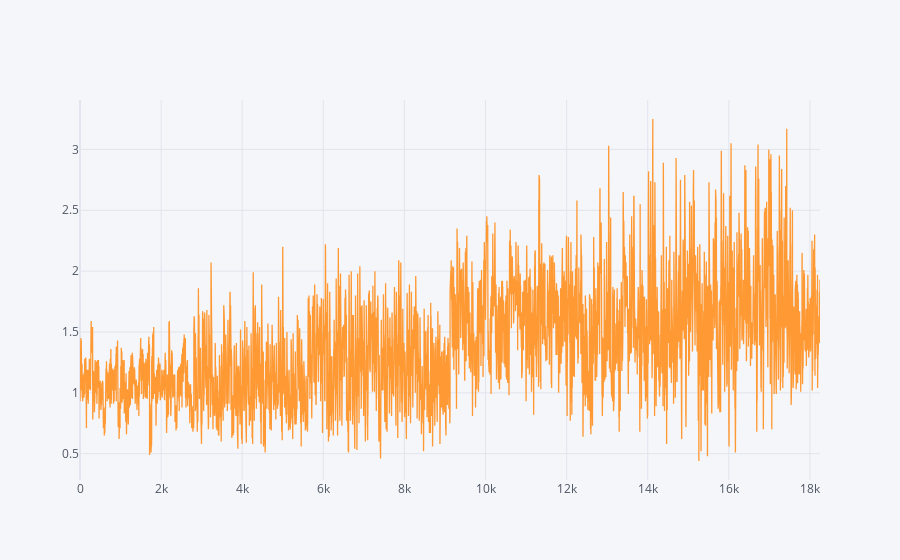

Write notebook code for a chart like this one.
### Markdown cell above
## Exploratry Data Analysis(EDA)

### Code cell
#Checking the distribution of target variable
df_ava['AveragePrice'].iplot()

### Figure 1 — Plotly figure (JSON) as saved in the notebook; plotly's stock layout.template omitted (floating-point values rounded to 4 significant figures; data arrays with more than 128 entries replaced by an {"elided": "..."} marker saying what was removed)
{"data": [{"line": {"color": "rgba(255, 153, 51, 1.0)", "dash": "solid", "shape": "linear", "width": 1.3}, "mode": "lines", "name": "AveragePrice", "text": "", "type": "scatter", "x": {"elided": "18249 int values"}, "y": {"elided": "18249 float values"}}], "layout": {"legend": {"bgcolor": "#F5F6F9", "font": {"color": "#4D5663"}}, "paper_bgcolor": "#F5F6F9", "plot_bgcolor": "#F5F6F9", "title": {"font": {"color": "#4D5663"}}, "xaxis": {"gridcolor": "#E1E5ED", "showgrid": true, "tickfont": {"color": "#4D5663"}, "title": {"font": {"color": "#4D5663"}, "text": ""}, "zerolinecolor": "#E1E5ED"}, "yaxis": {"gridcolor": "#E1E5ED", "showgrid": true, "tickfont": {"color": "#4D5663"}, "title": {"font": {"color": "#4D5663"}, "text": ""}, "zerolinecolor": "#E1E5ED"}}}
